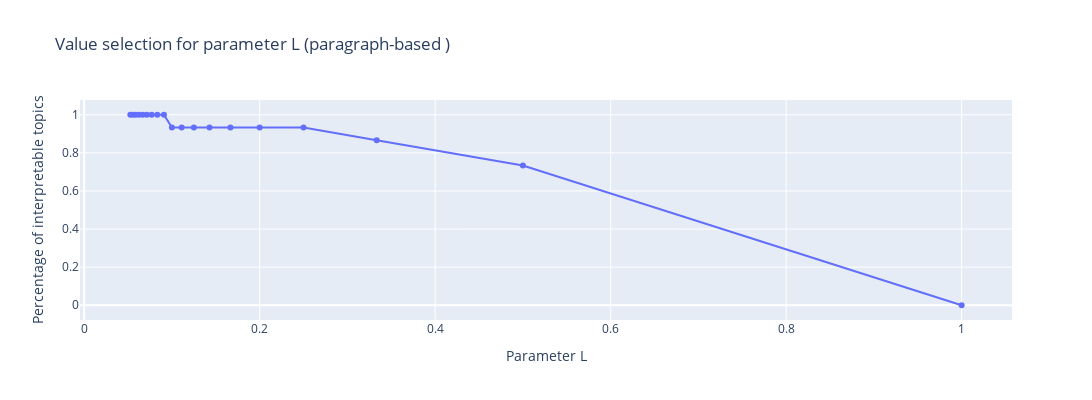

Notebook code for this chart:
### Markdown cell above
The following chart shows that when L = 0.5, the the percentage of interpretable topics is 86.7%, so we set L = 0.5 - ie, each topic needs at least 2(1/L) paragraphs to be interpreted.

### Code cell
#df_topic_para2 = df_topic_para1.drop(['document_id', 'paragraphs'], axis = 1)
list_perc2 = []
for i in list_L:
    num = perc(i, df_topic_para)
    list_perc2.append(num)

df_L2 = pd.DataFrame({'Parameter L': list_L, 'Percentage of interpretable topics': list_perc2})
fig_L2 = px.line(df_L2, x = 'Parameter L', y="Percentage of interpretable topics", title = 'Value selection for parameter L (paragraph-based )')
fig_L2.update_layout(autosize=False, width=1200, height=400)
fig_L2.update_traces(mode = "lines + markers")
fig_L2.show()

### Figure 1 — Plotly figure (JSON) as saved in the notebook; plotly's stock layout.template omitted (floating-point values rounded to 4 significant figures)
{"data": [{"hovertemplate": "Parameter L=%{x}<br>Percentage of interpretable topics=%{y}<extra></extra>", "legendgroup": "", "line": {"color": "#636efa", "dash": "solid"}, "mode": "lines+markers", "name": "", "orientation": "v", "showlegend": false, "type": "scatter", "x": [1, 0.5, 0.3333, 0.25, 0.2, 0.1667, 0.1429, 0.125, 0.1111, 0.1, 0.09091, 0.08333, 0.07692, 0.07143, 0.06667, 0.0625, 0.05882, 0.05556, 0.05263], "xaxis": "x", "y": [0, 0.7333, 0.8667, 0.9333, 0.9333, 0.9333, 0.9333, 0.9333, 0.9333, 0.9333, 1, 1, 1, 1, 1, 1, 1, 1, 1], "yaxis": "y"}], "layout": {"autosize": false, "height": 400, "legend": {"tracegroupgap": 0}, "title": {"text": "Value selection for parameter L (paragraph-based )"}, "width": 1200, "xaxis": {"anchor": "y", "domain": [0, 1], "title": {"text": "Parameter L"}}, "yaxis": {"anchor": "x", "domain": [0, 1], "title": {"text": "Percentage of interpretable topics"}}}}
